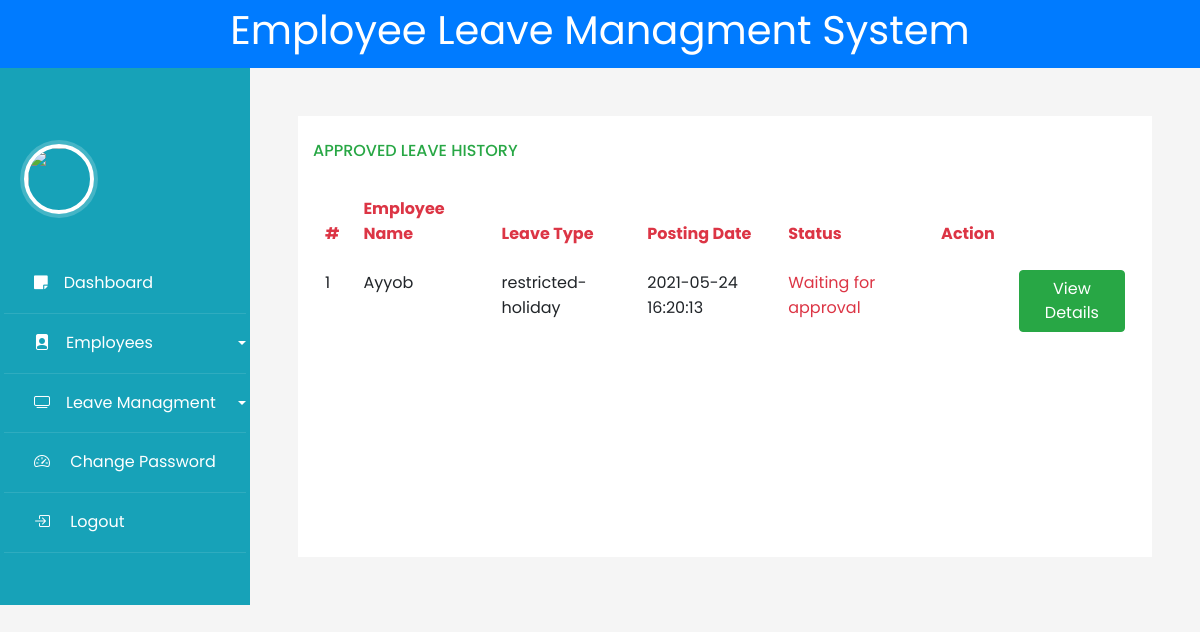
Screenshot of /admin/pendingleaves.php with the database file from the repository.
### tables this page shows
CREATE TABLE `leaves` (
  `id` int(11) NOT NULL,
  `fromDate` date NOT NULL,
  `toDate` date NOT NULL,
  `description` varchar(255) NOT NULL,
  `postDate` timestamp NOT NULL DEFAULT current_timestamp() ON UPDATE current_timestamp(),
  `status` varchar(50) NOT NULL DEFAULT 'Waiting for approval',
  `type` varchar(30) NOT NULL,
  `emp_id` int(11) DEFAULT NULL,
  `CreationDate` timestamp NULL DEFAULT current_timestamp()
);

CREATE TABLE `empusers` (
  `id` int(11) NOT NULL,
  `username` varchar(15) NOT NULL,
  `password` varchar(15) NOT NULL,
  `fname` varchar(15) NOT NULL,
  `lname` varchar(15) NOT NULL,
  `gender` varchar(15) NOT NULL,
  `DOB` date NOT NULL,
  `email` varchar(50) NOT NULL,
  `mobileno` varchar(20) NOT NULL,
  `section` varchar(30) NOT NULL,
  `city` varchar(20) NOT NULL,
  `country` varchar(20) NOT NULL,
  `reg_date` varchar(255) NOT NULL
);

### admin/controller/database.php (called while the page is built, shortened)
<?php
$host = "localhost";
$username = "root";
$password = "";
$database = "vacations";
$_DB = new mysqli($host, $username, $password, $database);
function pendingLeaves()
{
    global $_DB;
    $sql = "SELECT a.id, a.type, a.postDate, a.status, b.username ,b.fname FROM `leaves` a
    LEFT JOIN `empusers` b ON a.emp_id = b.id
    where `status` ='Waiting for approval';";
    $result = $_DB->query($sql);
    $leaves = [];
    if ($result->num_rows > 0) {
        while ($row = $result->fetch_assoc()) {
            $leaves[] = $row;
        }
    }
    return $leaves;
}

### admin/pendingleaves.php (the view, shortened to what this page needs)
<?php
include_once 'controller/database.php';
?>
<!doctype html>
<html lang="en">
<head>
    <link rel="stylesheet" href="https://stackpath.bootstrapcdn.com/font-awesome/4.7.0/css/font-awesome.min.css">
    <link rel="stylesheet" href="css/style.css">
    <link rel="stylesheet" href="https://cdn.jsdelivr.net/npm/bootstrap-icons@1.3.0/font/bootstrap-icons.css">
</head>
<body>
    <div class="d-flex justify-content-center bg-primary ">
        <h1 style="color:white">Employee Leave Managment System</h1>
    </div>
    <div class="wrapper d-flex align-items-stretch">
        <nav id="sidebar" class="bg-info">
            <header class="avatar bg-info mt-5" style="padding-right:140px">
                <img src="https://www.w3schools.com/howto/img_avatar.png" />
            </header>
            <div class="p-1 ">
                <ul class="list-unstyled components mb-5">
                    <li class="active">
                        <a href="dashboard.php"><span class=" fa fa-sticky-note mr-3"></span>Dashboard</a>
                    </li>
                    <li class="active">
                        <a href="#pageSubmenu" data-toggle="collapse" aria-expanded="false" class="dropdown-toggle"><span class="bi bi-file-person-fill mr-3"></span>Employees</a>
                    </li>
                    <li class="active">
                        <a href="#managmentmenu" data-toggle="collapse" aria-expanded="false" class="dropdown-toggle"><span class="bi bi-tv mr-3"></span>Leave Managment</a>
                    </li>
                    <li class="active">
                        <a href="changepassword.php"><span class="bi bi-speedometer2 mr-3"></span> Change Password</a>
                    </li>
                    <li class="active">
                        <a href="logout.php"><span class="bi bi-box-arrow-in-right mr-3"></span> Logout</a>
                    </li>
                </ul>
            </div>
        </nav>
        <div class="container table-div m-5 ">
            <br>
            <h6 class="text-success pb-3">APPROVED LEAVE HISTORY
            </h6>
            <table class="table table-borderless">
                <thead>
                    <tr class="text-danger">
                        <th scope="col">#</th>
                        <th scope="col">Employee Name</th>
                        <th scope="col">Leave Type</th>
                        <th scope="col">Posting Date</th>
                        <th scope="col">Status</th>
                        <th scope="">Action</th>
                        <th scope="col-sm-2"></th>
                    </tr>
                </thead>
                <tbody>
                    <?php
                    $leaves = pendingLeaves();
                    $inc = 1;
                    foreach ($leaves as $leave) {
                        $status = $leave['status'];
                        $html = '<tr>';
                        $html .= "<td>$inc</td>";
                        $html .= "<td>{$leave['fname']}</td>";
                        $html .= "<td>{$leave['type']}</td>";
                        $html .= "<td>{$leave['postDate']}</td>";
                        $html .= "<td $status=='Approved'?echo class='text-danger'':echoclass='text-primary''>{$status}</td>";
                        $html .= '<td></td>';
                        $html .= '<td><a href="viewdetails.php?id=' . $leave['id'] . '"><button type="button" class="btn btn-success">View Details</button></a></td>';
                        $html .= "</tr>";
                        echo $html;
                        $inc++;
                    }
                    ?>
                </tbody>
            </table>
        </div>
    </div>
</body>
</html>

### admin/pendingleaves.php (style rules this page uses)
body { background-color: whitesmoke; }
.avatar { background: rgba(0, 0, 0, 0.1); padding: 2em 0.5em; text-align: center; }
img { width: 70px; border-radius: 50%; overflow: hidden; border: 4px solid; box-shadow: 0 0 0 4px rgba(255, 255, 255, 0.2); }
.table-div { background-color: white; }

### rows the page displays
leaves: emp.fname "Ayyob", type "restricted-holiday", postDate "2021-05-24 16:20:13", status "Waiting for approval"
